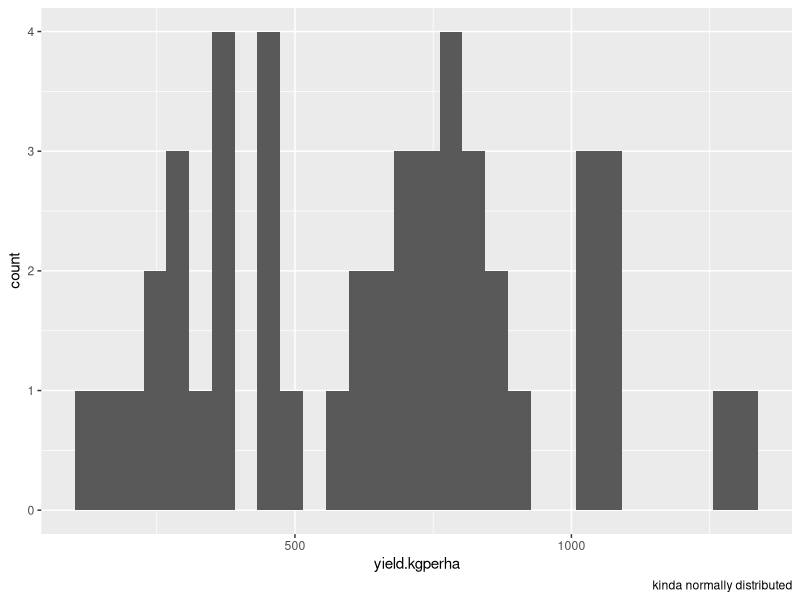
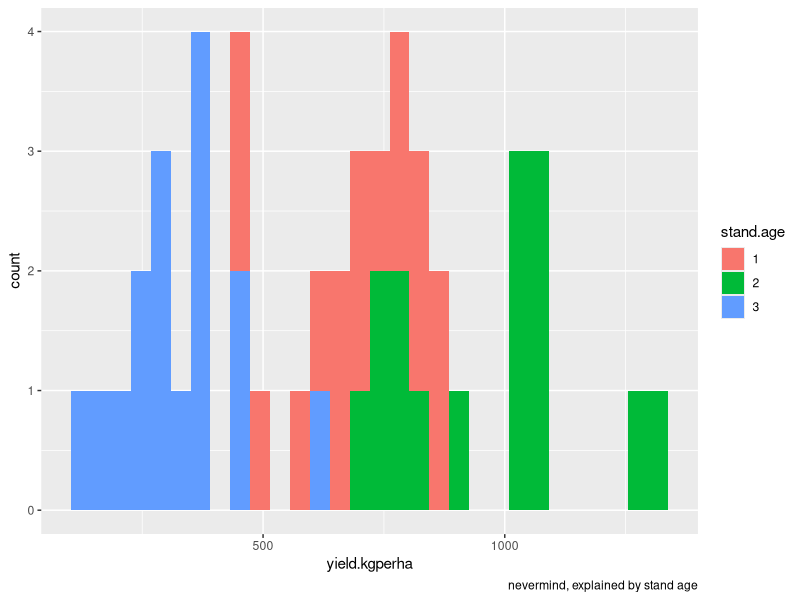
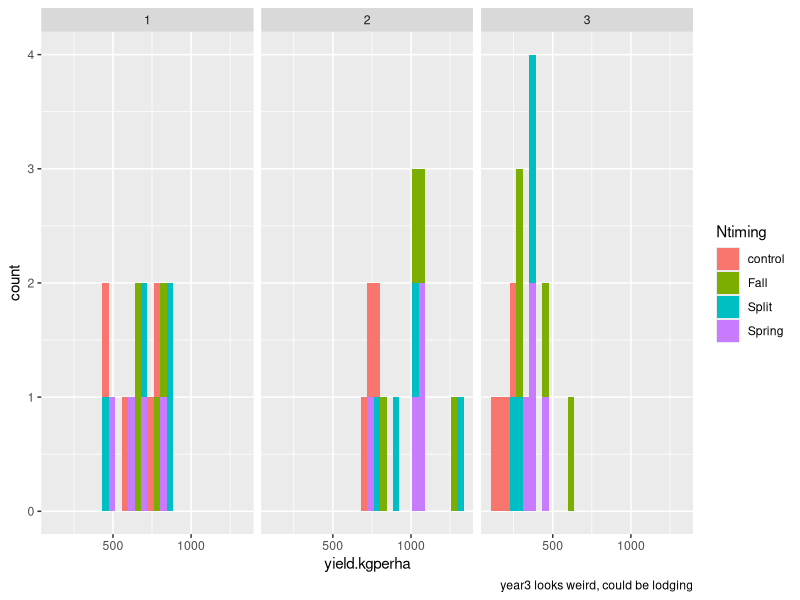
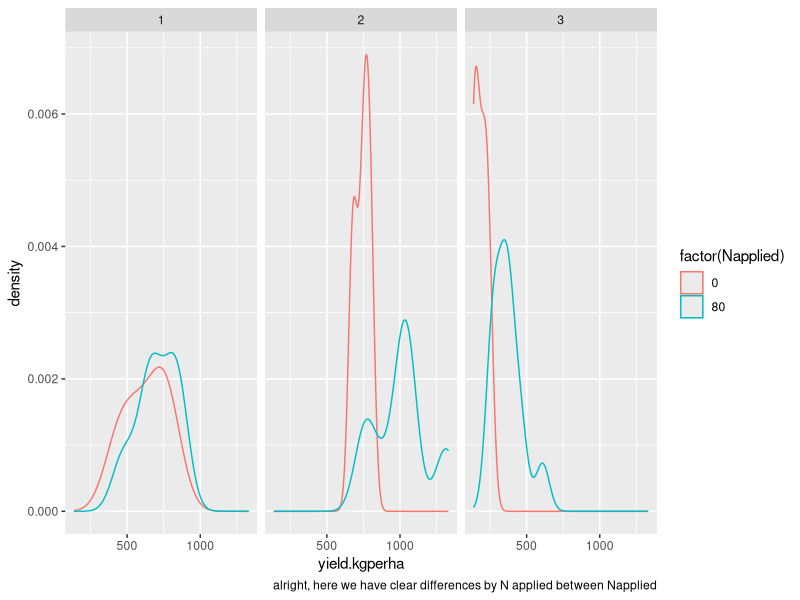
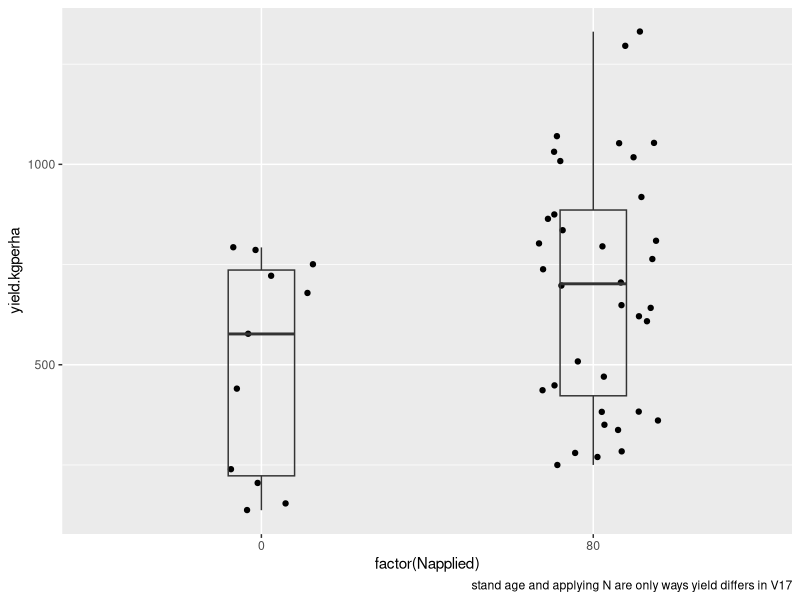
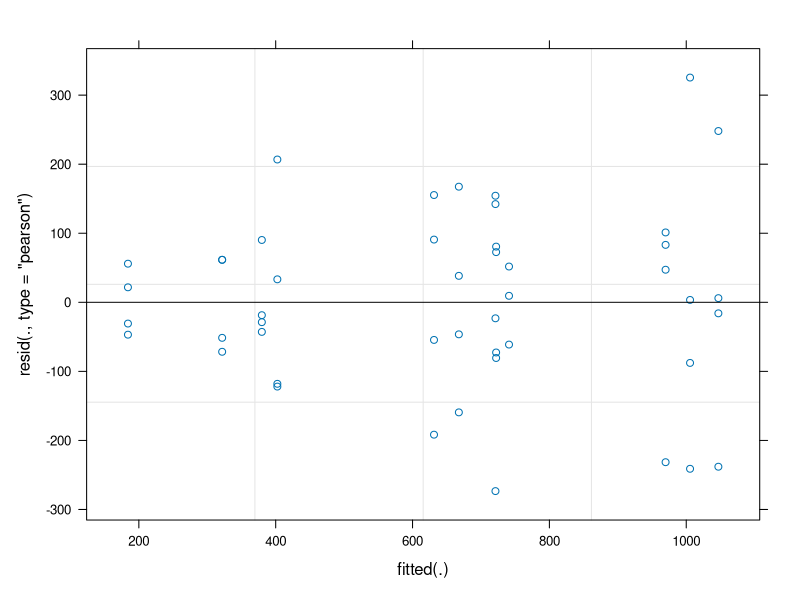
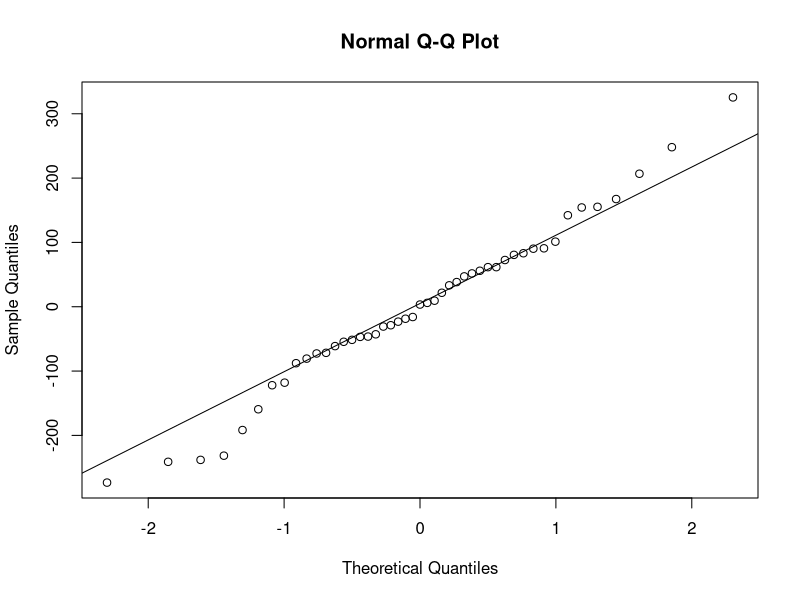
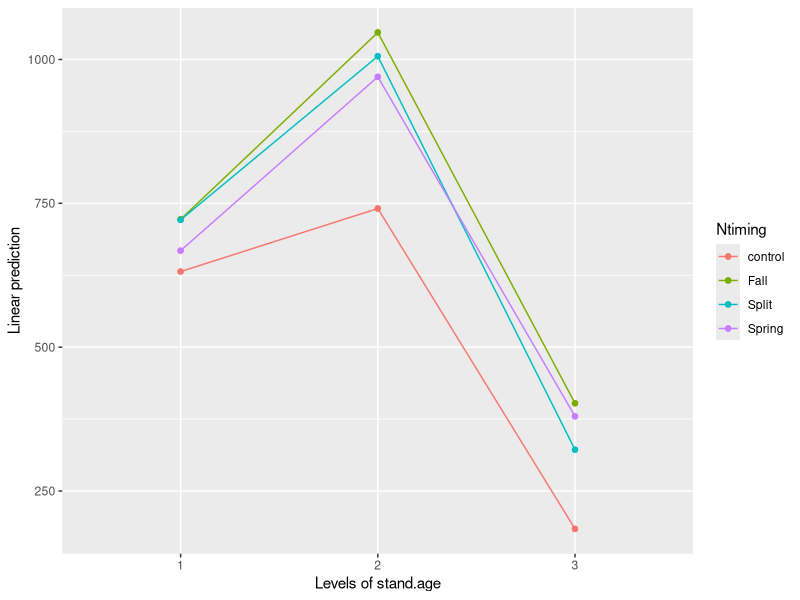

Write the R code that produced these figures, in order.
## ---- chunk 1

# Load packages
library(readxl)
library(tidyverse)
library(emmeans)
library(lme4)
library(lattice)
library(patchwork)
library(car)
library(patchwork)

# Load data file
rsmtv17<- read.csv("Rosemount-V17.csv", header=T)

# Modify character codes
rsmtv17$stand.age<- as.factor(rsmtv17$stand.age)
rsmtv17$Block<- as.factor(rsmtv17$Block)

## ---- chunk 2

rsmtv17 %>% 
  ggplot(aes(yield.kgperha)) +
  stat_bin() +
  labs(caption = "kinda normally distributed")

rsmtv17 %>% 
  ggplot(aes(yield.kgperha)) +
  stat_bin(aes(fill=stand.age)) +
  labs(caption = "nevermind, explained by stand age")

rsmtv17 %>% 
  ggplot(aes(yield.kgperha)) +
  # geom_density(aes(col=Ntiming)) +
  stat_bin(aes(fill=Ntiming)) +
  facet_wrap(~stand.age) +
  labs(caption = "year3 looks weird, could be lodging")

rsmtv17 %>% 
  # colnames()
  ggplot(aes(yield.kgperha)) +
  geom_density(aes(col=factor(Napplied))) +
  facet_wrap(~stand.age) +
  labs(caption = "alright, here we have clear differences by N applied between Napplied")

# Just start with stand age = 2, that's normal
# stand age 3 might need to be modeled with a glm
## ---- chunk 3

rsmtv17 %>% 
  # colnames()
  glimpse()

lme.jpb.1 <- lmer(yield.kgperha~factor(Napplied)*Ntiming*stand.age+(1|Block), data=rsmtv17)
summary(lme.jpb.1)
# this model is too complex for data, rank deficient

lm.jpb.2 <- lm(yield.kgperha~factor(Napplied)*stand.age, data=rsmtv17)
summary(lm.jpb.2)
anova(lm.jpb.2)

lm.jpb.3 <- lm(yield.kgperha~factor(Napplied)*stand.age*Ntiming,
               rsmtv17)
anova(lm.jpb.3)

lme.jpb.3 <- lmer(
  yield.kgperha~factor(Napplied)*stand.age*Ntiming +
    (1|Block),
  rsmtv17
)
summary(lme.jpb.3)
# block explains no variance, so we forget the mixed effect
# so we can run the simple linear model
# reject Ho that yield is the similar regardless of Napplied
# reject Ho that yield is the same among stand.age
# cannot reject Ho that there is no effect of Ntiming or interactions

rsmtv17 %>% 
  ggplot(aes(factor(Napplied),yield.kgperha)) +
  geom_jitter(width = .2) +
  geom_boxplot(fill=NA,
               width=.2) +
  labs(caption = "stand age and applying N are only ways yield differs in V17")

# what about we forget the control data and just look at the 80N applied data

rsmtv17 %>% 
  filter(Napplied == "80") %>% 
  # distinct(Napplied)
  # colnames()
  # distinct(Year)
  lm(
    yield.kgperha~Ntiming*stand.age,.
  ) %>% 
  anova()
# cannot reject Ho that timing does not impact kernza yield
# note that having stand.age and year in the model is redundant since they represent the same data

## ---- chunk 4
# Rosemount V-17 (rsmtv17)
#####
str(rsmtv17)
## Yield
lm.v17<- lmer(yield.kgperha~Ntiming*stand.age+(1|Block), data=rsmtv17)
#summary(lm.v17)
#confint(lm.v17)
#anova(lm.v17)
Anova(lm.v17, type="II")

## Lodging
lm.v17.lodging<- lmer(Lodging~Ntiming*stand.age+(1|Block), data=rsmtv17)
#summary(lm.v17.lodging)
#confint(lm.v17.lodging)
#anova(lm.v17.lodging)
Anova(lm.v17.lodging, type="II")

# Create long dataset for height analysis
rsmtv17.long<- pivot_longer(data=rsmtv17, 
                                cols=Height_1:Height_5, 
                                names_to = "Height", 
                                values_to = "ht.msmt")
str(rsmtv17.long)
lm.v17.height<- lmer(ht.msmt~Ntiming*stand.age+(1|Block), data=rsmtv17.long)
#summary(lm.v17.height)
#confint(lm.v17.height)
#anova(lm.v17.height)
Anova(lm.v17.height, type="II")

## ---- chunk 5
# Model
lm.v17<- lmer(yield.kgperha~Ntiming*stand.age+(1|Block), data=rsmtv17)
anova(lm.v17)
summary(lm.v17)
ref_grid(lm.v17)

# Residuals
par(mfrow=c(2,2))
plot(lm.v17)
par(mfrow=c(1,1))
qqnorm(residuals(lm.v17))
qqline(residuals(lm.v17))

# Estimating marginal means
## Modify reference grid to not include control treatment
#staples.refgrid.FalltoSSplit<- ref_grid(lme.staples.some.int, at=list(Ntiming=c("Fall","Fall split","Spring","Spring split")))
lm.v17.emmean<- emmeans(lm.v17, ~Ntiming|stand.age)
lm.v17.emmean.data<- as.data.frame(lm.v17.emmean)
lm.v17.emmean

# Calculating pairwise contrasts
contrast(lm.v17.emmean, alpha = 0.05, method = "pairwise")

# Linear prediction of yield based on nitrogen timing and stand age
emmip(lm.v17, Ntiming~stand.age)


# Plot the result with standard error and significant letters
rsmtv17.avg<- rsmtv17 %>% group_by(stand.age, Ntiming) %>% summarise(
  number_of_samples= n(),
  sd.yield=sd(yield.kgperha, na.rm=T),
  mean.yield=mean(yield.kgperha, na.rm=T),
  SE.yield= (sd.yield)/(sqrt(number_of_samples))
)

# Standard error bars
limits.SE.yield<- aes(ymax = mean.yield+SE.yield, ymin = mean.yield-SE.yield)
# Facet label
label.standages<- as_labeller(c(`1`="Stand age 1",`2`="Stand age 2",`3`="Stand age 3"))
# Significant letters
rsmtv17.avg$cld<- c("a","a","a","a","a","b","ab","ab","a","a","a","a")

# Plot average yield values with significant differences
plot.rsmtv17.avg<- ggplot(rsmtv17.avg, aes(x=Ntiming, y=mean.yield, fill=Ntiming))+
  geom_bar(stat="identity",position = "dodge")+
  facet_grid(.~stand.age, labeller = label.standages)+
  geom_errorbar(limits.SE.yield, width=0.2)+
  scale_fill_hue(c=45, l=80, 
                 labels=c("Unfertilized","Fall 80","Split 80","Spring 80"))+
  geom_text(aes(label = cld, y=mean.yield+SE.yield), vjust = -0.5)+
  labs(x="",
       y=(expression("Average grain yield" ~ (kg ~ ha^{-1}))),
       #title="Rosemount V-17 grain yield as a function of fertility treatment and stand age",
       fill="Fertility treatment",
       linetype="Nitrogen timing")+
  scale_x_discrete(labels=c("Unfertilized","Fall 80","Split 80","Spring 80"))+
  theme_classic()+
  theme(axis.text.y = element_text(size=12),
       axis.title.x.bottom = element_text(size=12),
       axis.title.y = element_text(size=12),
       axis.text.x = element_text(angle=0, hjust=0.5, size=9),
       legend.text = element_text(size=12),
       legend.title = element_text(size=12),
       legend.position = "right",
       plot.title = element_text(hjust = 0.50, face="bold", size=12),
       plot.subtitle = element_text(hjust = 0.50, size=10),
       strip.text.x = element_text(size=12, angle=0),
       strip.text.y = element_text(size=12, angle=-90))
plot.rsmtv17.avg


# Rosemount V-17. Plotting all yield data.
plot.V17.yield<- ggplot(rsmtv17, aes(x=Treatment, y=yield.kgperha, 
                                     color=Ntiming, shape=Ntiming))+
  geom_point(size=2.2)+
  facet_grid(.~stand.age, labeller = label.standages)+
  scale_color_hue(c=45, l=80, 
                 labels=c("Unfertilized","Fall 80","Split 80","Spring 80"))+
  scale_shape_discrete(labels=c("Unfertilized","Fall 80","Split 80","Spring 80"))+
  labs(x="",
       y=(expression("Grain yield" ~ (kg ~ ha^{-1}))),
       color="Fertility treatment",
       shape="Fertility treatment")+
  scale_x_discrete(labels=c("Unfertilized","Fall 80","Split 80","Spring 80"))+
  scale_y_continuous(breaks = c(250,500,750,1000,1250), limits = c(0,1350))+
  theme_classic()+
  theme(axis.text.y = element_text(size=10),
       axis.title.x.bottom = element_text(size=12),
       axis.title.y = element_text(size=12),
       axis.text.x = element_text(angle=0, hjust=0.5, size=8),
       legend.text = element_text(size=12),
       legend.title = element_text(size=12),
       legend.position = "right",
       plot.title = element_text(hjust = 0.50, face="bold", size=12),
       plot.subtitle = element_text(hjust = 0.50, size=10),
       strip.text.x = element_text(size=12, angle=0),
       strip.text.y = element_text(size=12, angle=-90))
plot.V17.yield


# Rosemount V-17 plotting height and lodging data on a single graph
# Get average and standard error for lodging and height. Join together datasets. Plot both facetting the variable including height and lodging.

# Lodging mean, sd, and SE
rsmtv17.avg.lo<- rsmtv17 %>% group_by(stand.age, Ntiming) %>% summarise(
  ntot=n(),
  sd.lo=sd(Lodging),
  mean.lo=mean(Lodging),
  SE.lo=sd.lo/(sqrt(ntot))
)

# Height mean, sd, and SE
rsmtv17.avg.ht<- rsmtv17.long %>% group_by(stand.age, Ntiming) %>% summarise(
  ntot.ht=n(),
  sd.ht=sd(ht.msmt),
  mean.ht=mean(ht.msmt),
  SE.ht=sd.ht/(sqrt(ntot.ht))
)

# Join together dataset
avg.v17.lo.ht<- left_join(rsmtv17.avg.lo, rsmtv17.avg.ht, 
                          by=c("stand.age", "Ntiming"))
# Remove stand age three
avg.v17.lo.ht<- subset(avg.v17.lo.ht, stand.age %in% c(1,2))

# Facet labels
st.age.2<- as_labeller(c(`1`="Stand age 1",`2`="Stand age 2"))

# Plot lodging and height scores for V17
plot.v17.lo<- ggplot(avg.v17.lo.ht)+
  facet_grid(.~stand.age, labeller = st.age.2)+
  # Lodging
  geom_bar(data=avg.v17.lo.ht,
           aes(x=Ntiming, y=mean.lo, fill=Ntiming), stat="identity")+
  geom_errorbar(data=avg.v17.lo.ht, 
                aes(x=Ntiming, ymin = mean.lo-SE.lo,ymax = mean.lo+SE.lo), width=0.2)+
  labs(x="",
       y="Average lodging score (0-10)",
       fill="Fertility treatment:")+
  scale_fill_hue(c=45, l=80, 
                 labels=c("Unfertilized","Fall 80","Split 80","Spring 80"))+
  # Aesthetics
  theme_classic()+
  theme(axis.text.y = element_text(size=7,family="Helvetica"),
        axis.title.x.bottom = element_text(size=9, family="Helvetica"),
        axis.title.y = element_text(size=9, family="Helvetica"),
        axis.text.x = element_blank(),
        legend.text = element_text(size=10, family="Helvetica"),
       legend.position = "top",
       plot.title = element_text(hjust = 0.50, face="bold", size=8),
       strip.text.x = element_text(size=8, family="Helvetica"),
       strip.text.y = element_text(size=5, family="Helvetica"),
       panel.grid = element_line(color="white"),
       plot.tag = element_text(size = 10, family="Helvetica"),
       plot.tag.position = c(0.08, 0.99),
       panel.spacing = unit(0.8, "lines"))

# Plot height
plot.v17.ht<- ggplot(avg.v17.lo.ht)+
  facet_grid(.~stand.age, labeller = st.age.2)+
  # Height
    geom_bar(data=avg.v17.lo.ht,
           aes(x=Ntiming, y=mean.ht, fill=Ntiming), stat="identity")+
  geom_errorbar(data=avg.v17.lo.ht, 
                aes(x=Ntiming, ymin = mean.ht-SE.ht,ymax = mean.ht+SE.ht), width=0.2)+
  labs(x="",
       y="Average height (cm)",
       fill="Fertility treatment:")+
  coord_cartesian(ylim=c(100,180))+
    scale_fill_hue(c=45, l=80, 
                 labels=c("Unfertilized","Fall 80","Split 80","Spring 80"))+
    scale_x_discrete(labels=c("Unfertilized","Fall 80","Split 80","Spring 80"))+
  # Aesthetics
  theme_classic()+
  theme(axis.text.y = element_text(size=7,family="Helvetica"),
        axis.title.x.bottom = element_text(size=9, family="Helvetica"),
        axis.title.y = element_text(size=9, family="Helvetica"),
        axis.text.x = element_text(angle=0, hjust=0.5, size=7, family="Helvetica"),
        legend.text = element_text(size=10, family="Helvetica"),
       legend.position = "none",
       plot.title = element_text(hjust = 0.50, face="bold", size=8),
       strip.background = element_blank(),
       strip.text.x = element_blank(),
       panel.grid = element_line(color="white"),
       plot.tag = element_text(size = 10, family="Helvetica"),
       plot.tag.position = c(0.08, 0.99),
       panel.spacing = unit(0.8, "lines"))

# Join (patchwork) plots together
lo.ht.plot<- (plot.v17.lo / plot.v17.ht)
lo.ht.plot


# Yield affected by fertility treatment alone
# Estimating marginal means for nitrogen timing
lm.v17.emmean.2<- emmeans(lm.v17, ~Ntiming)
lm.v17.emmean.data.2<- as.data.frame(lm.v17.emmean.2)
lm.v17.emmean.2

# Calculating pairwise contrasts
contrast(lm.v17.emmean.2, alpha = 0.05, method = "pairwise")

# Yield affected by stand age alone
# Estimating marginal means for nitrogen timing
lm.v17.emmean.st<- emmeans(lm.v17, ~stand.age)
lm.v17.emmean.st.data<- as.data.frame(lm.v17.emmean.st)
lm.v17.emmean.st.data

# Calculating pairwise contrasts
contrast(lm.v17.emmean.st, alpha = 0.05, method = "pairwise")

#**
#**
#**
#**
#**

# Get tabulated average and standard deviation values for Rosemount V17

# Lodging
rsmtv17.lodging.year<- rsmtv17 %>% group_by(Ntiming, stand.age) %>% summarise(
  number_of_samples=n(),
  sd.lodging=sd(Lodging),
  mean.lodging=mean(Lodging)
)

# Subset out year 3 (missing data)
rsmtv17.lodging.year<- subset(rsmtv17.lodging.year, stand.age!="3")

# Height
rsmtv17.height.year<- rsmtv17.long %>% group_by(Ntiming, stand.age) %>% 
  summarise(
    number_of_samples=n(),
    sd.height=sd(ht.msmt),
    mean.height=mean(ht.msmt)
  )

# Subset out year 3 (missing data)
rsmtv17.height.year<- subset(rsmtv17.height.year, stand.age!="3")

# Get significant differences between lodging and height data for Rosemount V-17

# Lodging
# Estimating marginal means
ref_grid(lm.v17.lodging)
lm.v17.emmean.lo<- emmeans(lm.v17.lodging, ~Ntiming|stand.age)
lm.v17.emmean.lo.data<- as.data.frame(lm.v17.emmean.lo)
lm.v17.emmean.lo.data

# Calculating pairwise contrasts
contrast(lm.v17.emmean.lo, alpha = 0.05, method = "pairwise")

# Height
ref_grid(lm.v17.height)
lm.v17.emmean.ht<- emmeans(lm.v17.height, ~Ntiming|stand.age)
lm.v17.emmean.ht.data<- as.data.frame(lm.v17.emmean.ht)
lm.v17.emmean.ht.data

# Calculating pairwise contrasts
contrast(lm.v17.emmean.ht, alpha = 0.05, method = "pairwise")

# Height interaction effect
lm.v17.emmean.ht.int<- emmeans(lm.v17.height, ~Ntiming*stand.age)
lm.v17.emmean.ht.int.data<- as.data.frame(lm.v17.emmean.ht.int)
lm.v17.emmean.ht.int.data
# Calculating pairwise contrasts
contrast(lm.v17.emmean.ht.int, alpha = 0.05, method = "pairwise")
# Significant interactions for the following:
## control year 1 to control year 2. Spring 1 and control 2. Spring 1 to spring 2. 


# Stand age

# Lodging
lm.v17.emmean.lo.a<- emmeans(lm.v17.lodging, ~stand.age)
lm.v17.emmean.lo.a.data<- as.data.frame(lm.v17.emmean.lo.a)
lm.v17.emmean.lo.a.data
# Calculating pairwise contrasts
contrast(lm.v17.emmean.lo.a, alpha = 0.05, method = "pairwise")

# Height
lm.v17.emmean.ht.a<- emmeans(lm.v17.height, ~stand.age)
lm.v17.emmean.ht.a.data<- as.data.frame(lm.v17.emmean.ht.a)
lm.v17.emmean.ht.a.data
# Calculating pairwise contrasts
contrast(lm.v17.emmean.ht.a, alpha = 0.05, method = "pairwise")

## ---- chunk 6
# Yield contrasts
contrast(lm.v17.emmean, alpha = 0.05, method = "pairwise")
contrast(lm.v17.emmean.2, alpha = 0.05, method = "pairwise")

# Lodging contrasts
contrast(lm.v17.emmean.lo, alpha = 0.05, method = "pairwise")
contrast(lm.v17.emmean.lo.a, alpha = 0.05, method = "pairwise")

# Height contrasts
contrast(lm.v17.emmean.ht, alpha = 0.05, method = "pairwise")
contrast(lm.v17.emmean.ht.a, alpha = 0.05, method = "pairwise")
contrast(lm.v17.emmean.ht.int, alpha = 0.05, method = "pairwise")

# Residual plots (see heteroscedasticity and low sampling totals)
plot(lm.v17, main="RSMT V-17 Residuals")
par(mfrow=c(1,2))

# Save high quality image figures to working directory
#tiff(filename="~/Desktop/Jungers lab/N-rate Timing/Figures/RSMT-V17_timing.tif",res = 600, width = 9, height = 6, units = "in", compression="lzw")
plot.rsmtv17.avg
#dev.off()

#tiff(filename="~/Desktop/Jungers lab/N-rate Timing/Figures/RSMT_V17_allyield.tif",res = 600, width = 9, height = 3, units = "in", compression="lzw")
plot.V17.yield
#dev.off()

#tiff(filename="~/Desktop/Jungers lab/N-rate Timing/Figures/RSMT_V17_lo_ht.tif",res = 600, width = 8, height = 6, units = "in", compression="lzw")
lo.ht.plot
#dev.off()
